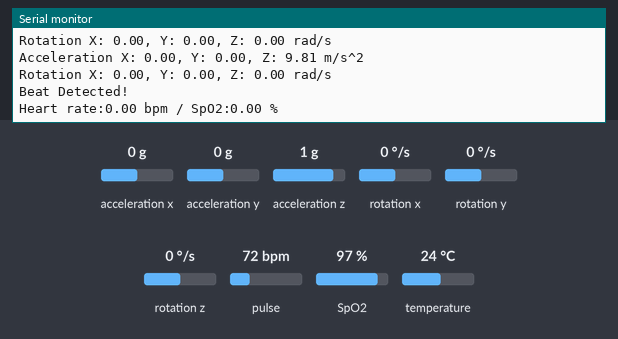
The sketch below on a simulated Arduino Leonardo, built for the host (arithmetic inside an expression is 32-bit, double 64-bit). On the bench: the last lines printed to the serial monitor. Wiring (inferred from the names in the program): MPU-6050 motion sensor at I2C address 0x68. The inputs (shaded band) are chosen by the test bench; at power-on: pulse 72 bpm, acceleration x 0 g, acceleration y 0 g, acceleration z 1 g, rotation x 0 °/s, rotation y 0 °/s, rotation z 0 °/s, SpO2 97 %, temperature 24 °C.

Above: at 1.3 s.
1.4 s: pulse set to 42 bpm
At 2.0 s:
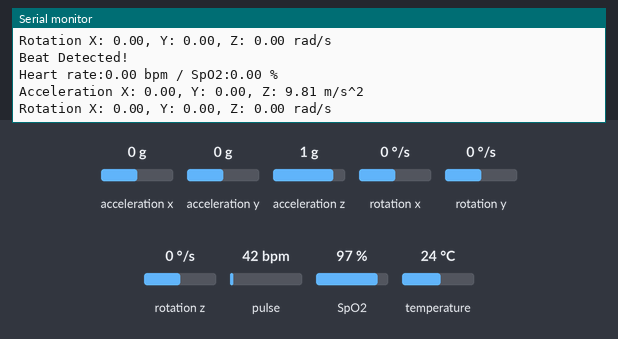
4.6 s: acceleration x set to -1.4 g
At 6.0 s:
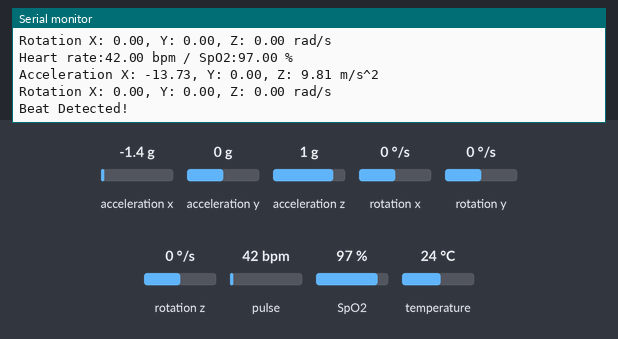
6.1 s: acceleration y set to -1.4 g
At 6.6 s:
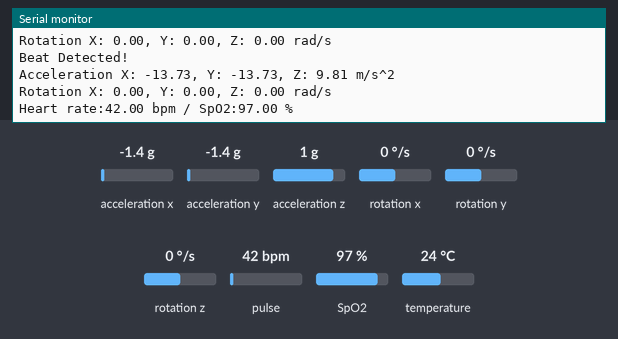
7.6 s: acceleration z set to -1.4 g
At 8.1 s:
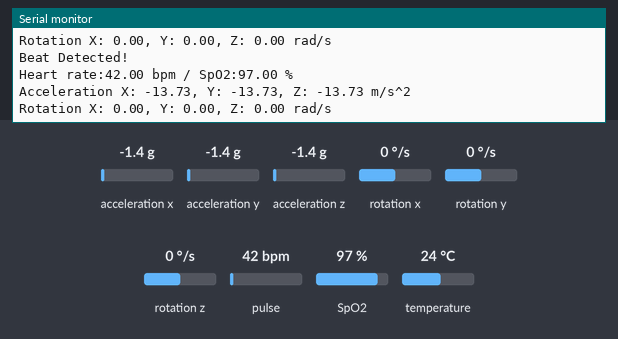
9.1 s: rotation x set to -192 °/s
At 9.6 s:
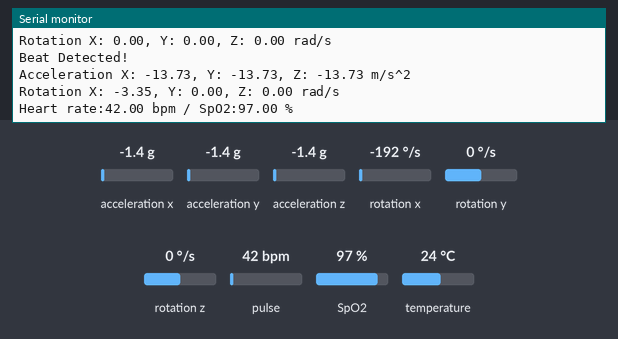

The sketch:

pulseacce.ino
```cpp
// I2C
#include <Wire.h>

// MPU6050
#include <Adafruit_MPU6050.h>
#include <Adafruit_Sensor.h>

// MAX30100
#include "MAX30100_PulseOximeter.h"

// MPU6050
Adafruit_MPU6050 mpu;
const int MPU_ADDR = 0x68; // I2C address of the MPU-6050
float AcX, AcY, AcZ, GyX, GyY, GyZ;

// MAX30100
#define REPORTING_PERIOD_MS 1000
PulseOximeter pox;
float BPM, SpO2;
uint32_t tsLastReport = 0;

#define i2c_sda 18
#define i2c_scl 19

TwoWire i2cmpu = TwoWire(0);

void onBeatDetected() {
  Serial.println("Beat Detected!");
}

void setup() {
  Serial.begin(115200);
  while (!Serial)
    delay(10); // will pause Zero, Leonardo, etc until serial console opens

  // Starting the MPU6050
  Serial.println("Initializing MPU6050 sensor");
  bool sta;
  Wire.begin();
  Wire.beginTransmission(MPU_ADDR);
  Wire.write(0x6B);  // PWR_MGMT_1 register
  Wire.write(0);     // set to zero (wakes up the MPU-6050)
  Wire.endTransmission(true);
  mpu.begin();
  // i2cmpu.begin(i2c_sda, i2c_scl, 100000);
  // sta = mpu.begin(MPU_ADDR, &i2cmpu);
  // if(!sta) {
  //   Serial.println("Not found");
  //   while(1);
  // }
  // if(!mpu.begin()) {
  //   Serial.println("MPU6050 Not found");
  //   while(!mpu.begin()) {
  //     mpu.begin();
  //   }
  // }

  // Starting the MAX30100
  Serial.println("Initializing Pulse Oximeter sensor");
  // pox.begin();
  // Wire.begin();
  // Wire.setClock(400000UL);
  // if (readReg(0xff) != 0x11) {
  //   Serial.println("FAILED");
  //   while(1);
  // }
  // // setMode
  // writeReg(0x06, 0x02);
  // // setLedsPulseWidth
  // prev = readReg(0x07);
  // writeReg(0x07, (prev * 0xfc) | 0x03);
  // // setLedsPulseWidth
  // prev = readReg(0x07);
  // writeReg(0x07, (prev * 0xe3) | (0x01 << 2));
  // // setLedsCurrent
  // writeReg(0x09, 0x0f << 4 | 0x0f);
  // // setLedsPulseWidth
  // prev = readReg(0x07);
  // writeReg(0x07, prev | MAX30100_SPC_SPO2_HI_RES_EN);

  // Wire.begin();
  // Wire.beginTransmission(HRM_ADDR);
  // Wire.write(0x06);  // MAX30100_REG_MODE_CONFIGURATION register
  // Wire.write(0x02);     //
  // Wire.endTransmission(true);
  // Serial.println("SUCCESS");
  if (!pox.begin()) {
    Serial.println("FAILED");
    while(1) {
      delay(10);
    }
  } else {
    Serial.println("SUCCESS");
    pox.setOnBeatDetectedCallback(onBeatDetected);
  }
  pox.setIRLedCurrent(MAX30100_LED_CURR_7_6MA);
  delay(100);
}

void loop() {
  // MPU6050
  /* Get new sensor events with the readings */
  sensors_event_t a, g, temp;
  mpu.getEvent(&a, &g, &temp);
  AcX = a.acceleration.x;
  AcY = a.acceleration.y;
  AcZ = a.acceleration.z;
  GyX = g.gyro.x;
  GyY = g.gyro.y;
  GyZ = g.gyro.z;
  // Tmp = temp.temperature;

  /* Print out the values */
  Serial.print("Acceleration X: "); Serial.print(AcX); Serial.print(", Y: "); Serial.print(AcY); Serial.print(", Z: "); Serial.print(AcZ); Serial.println(" m/s^2");

  Serial.print("Rotation X: "); Serial.print(GyX); Serial.print(", Y: "); Serial.print(GyY); Serial.print(", Z: "); Serial.print(GyZ); Serial.println(" rad/s");

  // Serial.print("Temperature: "); Serial.print(temp.temperature); Serial.println(" degC");
  Serial.println("");
  // MAX30100
  pox.update();
  BPM = pox.getHeartRate();
  SpO2 = pox.getSpO2();
  if (millis() - tsLastReport > REPORTING_PERIOD_MS) {
    Serial.print("Heart rate:");
    Serial.print(BPM);
    Serial.print(" bpm / SpO2:");
    Serial.print(SpO2);
    Serial.println(" %");
    tsLastReport = millis();
  }
  // delay(500);

  delay(500);
}
```

Measured:
- after the input at 4.6 s, the serial monitor: prints a new line after 0.06 s (image 2)
- after the input at 6.1 s, the serial monitor: prints a new line after 0.08 s (image 3)
- after the input at 7.6 s, the serial monitor: prints a new line after 0.10 s (image 4)
- after the input at 9.1 s, the serial monitor: prints a new line after 0.12 s (image 5)
